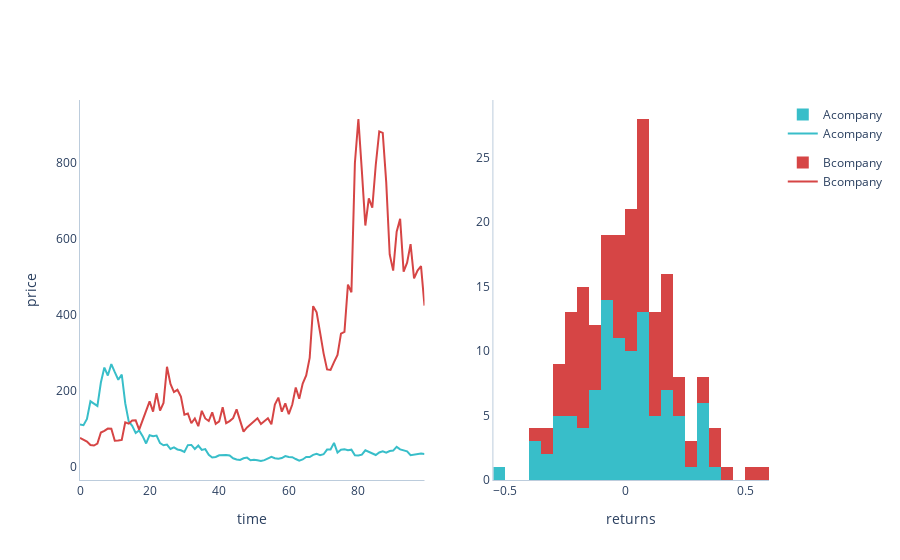

The notebook cell saved with this chart:
### Code cell
ADD=\
"""
the usage of COLOR_MAPPER to maintain color consistancy
"""
import plotly.graph_objects as go
import numpy as np
np.random.seed(42)

# Simulate data
returns_A = np.random.normal(0.01, 0.2, 100)
returns_B = np.random.normal(0.01, 0.2, 100)
returns = np.append(returns_A, returns_B)

prices_A = 100 * np.exp(returns_A.cumsum())
prices_B = 100 * np.exp(returns_B.cumsum())
prices = np.append(prices_A, prices_B)

companies = ["Acompany"] * 100 + ["Bcompany"] * 100
time = np.append(np.arange(100), np.arange(100))

df = pd.DataFrame({
    "company": companies,
    "time": time,
    "price": prices,
    "returns": returns
})

# for my own code, I will need a style mapper.
COLORS_MAPPER = {
    "Acompany": "#38BEC9",
    "Bcompany": "#D64545"
}

layout = go.Layout(
    plot_bgcolor="#FFFFFF",
    barmode="stack",
    xaxis=dict(
        domain=[0, 0.5],
        title="time",
        linecolor="#BCCCDC",
    ),
    yaxis=dict(
        title="price",
        linecolor="#BCCCDC",
        # range=[-1, 500],
    ),
    xaxis2=dict(
        domain=[0.6, 1],
        title="returns",
        linecolor="#BCCCDC",
        # range=[-1, 500],
    ),
    yaxis2=dict(
        anchor="x2",
        linecolor="#BCCCDC"
    )
)

data = []
for company,color in COLORS_MAPPER.items():
    time = df.loc[df.company == company, "time"]
    price = df.loc[df.company == company, "price"]
    returns = df.loc[df.company == company, "returns"]
    line_chart = go.Scatter(
        x=time,
        y=price,
        marker_color=color,  # Defines specific color for a trace
        legendgroup=company,  # Groups traces belonging to the same group in the legend 
        name=company
    )
    histogram = go.Histogram(
        x=returns,
        marker_color=color,  # Defines specific color for a trace
        legendgroup=company,  # Groups traces belonging to the same group in the legend 
        xaxis="x2", 
        yaxis="y2",
        showlegend=True, # not desired, usually FALSE. so that only "line" is shown in legned
        name=company,
    )
    data.append(line_chart)
    data.append(histogram)

fig = go.Figure(data=data, layout=layout)
fig.show()

### Figure 1 — Plotly figure (JSON) as saved in the notebook; plotly's stock layout.template omitted (floating-point values rounded to 4 significant figures)
{"data": [{"legendgroup": "Acompany", "marker": {"color": "#38BEC9"}, "name": "Acompany", "type": "scatter", "visible": true, "x": [0, 1, 2, 3, 4, 5, 6, 7, 8, 9, 10, 11, 12, 13, 14, 15, 16, 17, 18, 19, 20, 21, 22, 23, 24, 25, 26, 27, 28, 29, 30, 31, 32, 33, 34, 35, 36, 37, 38, 39, 40, 41, 42, 43, 44, 45, 46, 47, 48, 49, 50, 51, 52, 53, 54, 55, 56, 57, 58, 59, 60, 61, 62, 63, 64, 65, 66, 67, 68, 69, 70, 71, 72, 73, 74, 75, 76, 77, 78, 79, 80, 81, 82, 83, 84, 85, 86, 87, 88, 89, 90, 91, 92, 93, 94, 95, 96, 97, 98, 99], "y": [111.6, 109.6, 126.0, 172.6, 166.4, 160.3, 222.1, 261.6, 240.5, 270.8, 249.3, 229.4, 243.2, 167.5, 119.8, 108.2, 89.23, 95.97, 80.84, 61.56, 83.35, 80.48, 82.39, 62.58, 56.69, 58.55, 46.98, 51.15, 45.82, 43.65, 39.09, 57.19, 57.61, 47.09, 56.07, 44.37, 46.72, 31.89, 24.7, 25.95, 30.38, 31.75, 31.34, 29.81, 22.4, 19.59, 18.05, 22.52, 24.36, 17.3, 18.64, 17.43, 15.38, 17.55, 21.79, 26.51, 22.64, 21.5, 23.2, 28.48, 26.14, 25.44, 20.6, 16.38, 19.46, 25.78, 25.67, 31.69, 34.41, 30.54, 33.16, 45.56, 45.69, 63.11, 37.75, 44.94, 46.19, 43.94, 45.21, 30.68, 29.66, 32.18, 43.68, 39.77, 34.17, 31.22, 37.87, 40.85, 37.11, 41.54, 42.78, 52.45, 46.03, 43.55, 40.67, 30.65, 32.85, 34.96, 35.35, 34.06]}, {"legendgroup": "Acompany", "marker": {"color": "#38BEC9"}, "name": "Acompany", "showlegend": true, "type": "histogram", "visible": true, "x": [0.1093, -0.01765, 0.1395, 0.3146, -0.03683, -0.03683, 0.3258, 0.1635, -0.08389, 0.1185, -0.08268, -0.08315, 0.05839, -0.3727, -0.335, -0.1025, -0.1926, 0.07285, -0.1716, -0.2725, 0.3031, -0.03516, 0.02351, -0.2749, -0.09888, 0.03218, -0.2202, 0.08514, -0.1101, -0.04834, -0.1103, 0.3805, 0.007301, -0.2015, 0.1745, -0.2342, 0.05177, -0.3819, -0.2556, 0.04937, 0.1577, 0.04427, -0.01313, -0.05022, -0.2857, -0.134, -0.08213, 0.2214, 0.07872, -0.3426, 0.07482, -0.06702, -0.1254, 0.1323, 0.2162, 0.1963, -0.1578, -0.05184, 0.07625, 0.2051, -0.08583, -0.02713, -0.2113, -0.2292, 0.1725, 0.2812, -0.004402, 0.2107, 0.08233, -0.119, 0.08228, 0.3176, 0.002835, 0.3229, -0.5139, 0.1744, 0.02741, -0.0498, 0.02835, -0.3875, -0.03393, 0.08142, 0.3056, -0.09365, -0.1517, -0.09035, 0.1931, 0.07575, -0.09595, 0.1127, 0.02942, 0.2037, -0.1304, -0.05553, -0.06842, -0.2827, 0.06922, 0.06221, 0.01102, -0.03692], "xaxis": "x2", "yaxis": "y2"}, {"legendgroup": "Bcompany", "marker": {"color": "#D64545"}, "name": "Bcompany", "type": "scatter", "x": [0, 1, 2, 3, 4, 5, 6, 7, 8, 9, 10, 11, 12, 13, 14, 15, 16, 17, 18, 19, 20, 21, 22, 23, 24, 25, 26, 27, 28, 29, 30, 31, 32, 33, 34, 35, 36, 37, 38, 39, 40, 41, 42, 43, 44, 45, 46, 47, 48, 49, 50, 51, 52, 53, 54, 55, 56, 57, 58, 59, 60, 61, 62, 63, 64, 65, 66, 67, 68, 69, 70, 71, 72, 73, 74, 75, 76, 77, 78, 79, 80, 81, 82, 83, 84, 85, 86, 87, 88, 89, 90, 91, 92, 93, 94, 95, 96, 97, 98, 99], "y": [76.1, 70.67, 66.65, 57.34, 56.08, 61.41, 90.45, 94.6, 100.6, 100.1, 68.89, 69.22, 70.76, 117.0, 113.7, 122.0, 122.3, 97.82, 124.2, 145.8, 172.5, 145.2, 194.2, 148.2, 168.3, 263.5, 218.3, 196.9, 202.9, 185.3, 137.2, 140.5, 114.8, 127.5, 107.1, 147.5, 127.4, 120.6, 143.4, 113.2, 119.7, 157.0, 115.0, 120.5, 128.2, 151.4, 119.4, 92.62, 103.8, 111.3, 118.2, 128.0, 112.8, 119.4, 127.8, 111.9, 164.2, 182.3, 145.1, 167.1, 138.9, 164.2, 209.1, 179.3, 219.6, 240.8, 286.7, 423.2, 407.0, 353.6, 298.9, 256.5, 255.1, 275.8, 294.5, 350.9, 355.4, 480.1, 459.9, 800.3, 916.1, 779.5, 635.6, 707.0, 682.9, 795.6, 883.4, 879.4, 749.8, 559.4, 516.8, 619.5, 653.1, 514.2, 537.6, 586.5, 496.4, 517.1, 528.4, 424.6]}, {"legendgroup": "Bcompany", "marker": {"color": "#D64545"}, "name": "Bcompany", "showlegend": true, "type": "histogram", "x": [-0.2731, -0.07413, -0.05854, -0.1505, -0.02226, 0.09081, 0.3872, 0.04492, 0.06151, -0.004889, -0.3738, 0.004697, 0.02205, 0.5026, -0.02847, 0.07031, 0.003058, -0.2237, 0.2386, 0.1604, 0.1682, -0.1719, 0.2906, -0.2704, 0.1274, 0.4481, -0.1881, -0.1033, 0.02993, -0.0907, -0.3001, 0.02371, -0.2025, 0.1047, -0.1739, 0.32, -0.1467, -0.05441, 0.1727, -0.2362, 0.05549, 0.2714, -0.3115, 0.04693, 0.06198, 0.1664, -0.2374, -0.2541, 0.1144, 0.0694, 0.0601, 0.07929, -0.126, 0.05645, 0.06861, -0.1329, 0.3832, 0.1048, -0.2283, 0.1413, -0.1849, 0.1674, 0.2417, -0.1541, 0.2027, 0.09256, 0.1744, 0.3894, -0.03908, -0.1407, -0.1679, -0.1532, -0.00542, 0.07823, 0.06534, 0.1754, 0.0126, 0.3007, -0.04293, 0.554, 0.1351, -0.1614, -0.2042, 0.1065, -0.03469, 0.1528, 0.1046, -0.004566, -0.1594, -0.293, -0.0793, 0.1813, 0.05282, -0.2391, 0.04464, 0.08706, -0.1668, 0.04075, 0.02164, -0.2186], "xaxis": "x2", "yaxis": "y2"}], "layout": {"autosize": true, "barmode": "stack", "plot_bgcolor": "#FFFFFF", "xaxis": {"autorange": true, "domain": [0, 0.5], "linecolor": "#BCCCDC", "range": [0, 99], "showspikes": false, "title": {"text": "time"}, "type": "linear"}, "xaxis2": {"autorange": true, "domain": [0.6, 1], "linecolor": "#BCCCDC", "range": [-0.55, 0.6], "showspikes": false, "title": {"text": "returns"}, "type": "linear"}, "yaxis": {"autorange": true, "linecolor": "#BCCCDC", "range": [-34.66, 966.2], "showspikes": false, "title": {"text": "price"}, "type": "linear"}, "yaxis2": {"anchor": "x2", "autorange": true, "linecolor": "#BCCCDC", "range": [0, 29.47], "showspikes": false}}}
